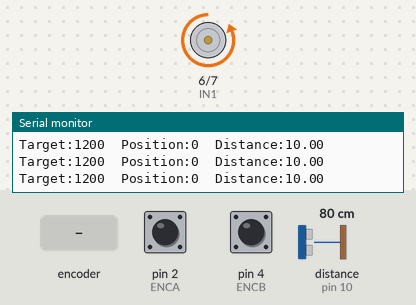
Bench run of a sketch on a simulated Arduino Uno, built with avr-gcc and run on an emulated ATmega328P. On the bench: motor-driver pin pairs drawn as motors (green arrow = first pin HIGH = forward, orange = second pin HIGH = backward, longer = more drive, scaled by the enable pin), the last lines printed to the serial monitor. Wiring (inferred from the names in the program): ultrasonic range finder: trigger pin 9; echo pin 10. The test bench sets the inputs (shaded band); at power-on: distance to the obstacle (sensor on pin 10) 80 cm, pin 2 (ENCA) HIGH, pin 4 (ENCB) HIGH. The echo pulse lasts 58.3 µs per cm.

Above: at 1.2 s.
1.3 s: distance to the obstacle (sensor on pin 10) set to 2 cm
At 2.3 s:
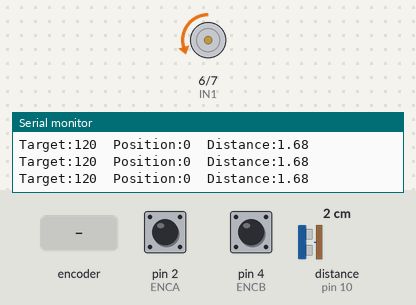
2.8 s: rotary encoder on pin 2 (ENCA) / pin 4 (ENCB) turned 1 step (first pin leading)
At 3.3 s:
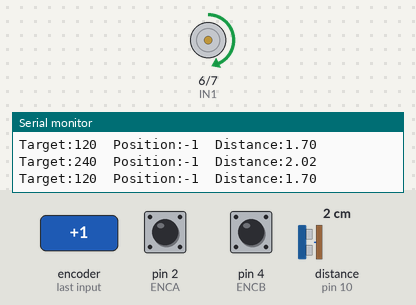
6.0 s: rotary encoder on pin 2 (ENCA) / pin 4 (ENCB) turned 2 steps (second pin leading)
9.4 s: distance to the obstacle (sensor on pin 10) set to 4 cm
At 9.9 s:
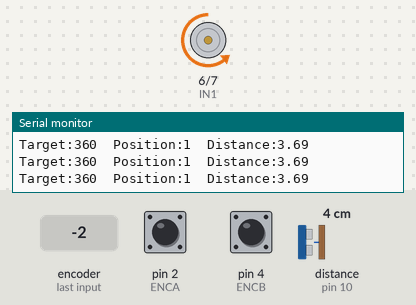
10.9 s: distance to the obstacle (sensor on pin 10) set to 2 cm
At 12.1 s:
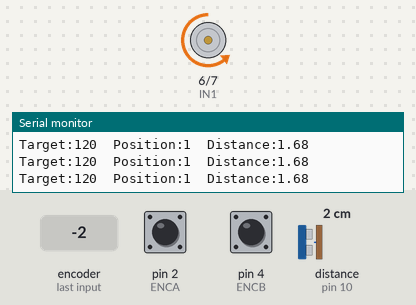
12.4 s: distance to the obstacle (sensor on pin 10) set to 9 cm
At 13.0 s:
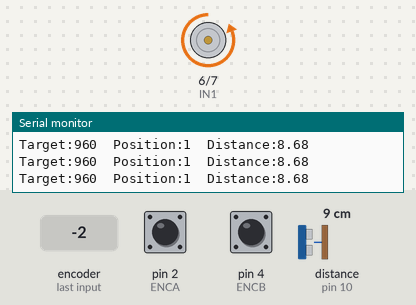
Timing chart, 0 to 14.9 s (numbered marks = the images above; inputs shaded):
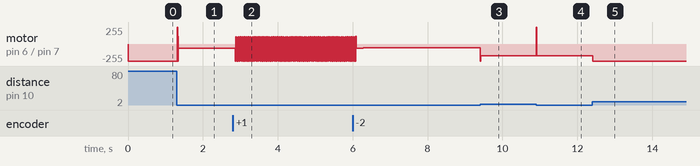

Measured:
- after the input at 1.3 s, motor on pin 6 (IN1) / pin 7 (IN2): backward 255/255 → backward 60/255 at once
- after the input at 2.8 s, motor on pin 6 (IN1) / pin 7 (IN2): backward 60/255 → backward 61/255 after 0.05 s, then repeats every 0.04 s: backward 255/255 0.01 s, forward 112/255 0.01 s, backward 60/255 0.01 s
- after the input at 9.4 s, motor on pin 6 (IN1) / pin 7 (IN2): backward 59/255 → backward 179/255 at once
- after the input at 10.9 s, motor on pin 6 (IN1) / pin 7 (IN2): backward 179/255 → forward 255/255 at once, → backward 179/255 0.01 s later
- after the input at 12.4 s, motor on pin 6 (IN1) / pin 7 (IN2): backward 179/255 → backward 255/255 at once

The sketch:

curtaincode.ino
```cpp
#include <util/atomic.h>
#include <math.h>


// PINS (WIRING)

const int TRIG = 9;
const int ECHO = 10;

const int ENCA = 2;   // Encoder A (must be interrupt pin on UNO: 2 or 3)
const int ENCB = 4;   // Encoder B

const int PWM  = 5;   // PWM pin (motor speed)
const int IN1  = 6;   // Motor driver direction pin 1
const int IN2  = 7;   // Motor driver direction pin 2


// Encoder position variable

volatile long posi = 0;   // position (encoder counts)


// PID variables
float kp = 0.5;
float kd = 0.017;
float ki = 0.0;

float eintegral = 0.0;
float ePrev = 0.0;

// Timing
long prevT = 0;

// Target range
const int TARGET_MIN = 0;
const int TARGET_MAX = 1200;

// 5) Encoder ISR (position tracking)

void readEncoder() {
  int b = digitalRead(ENCB);
  if (b > 0) posi++;
  else       posi--;
}

// Motor control helper
// dir: +1 forward, -1 reverse
// pwr: 0..255
void setMotor(int dir, int pwr, int pwmPin, int in1Pin, int in2Pin) {
  pwr = constrain(pwr, 0, 255);

  analogWrite(pwmPin, pwr);

  if (dir >= 0) {
    digitalWrite(in1Pin, HIGH);
    digitalWrite(in2Pin, LOW);
  } else {
    digitalWrite(in1Pin, LOW);
    digitalWrite(in2Pin, HIGH);
  }
}


// 1) Ultrasonic distance (cm)

float getDistance() {
  digitalWrite(TRIG, LOW);
  delayMicroseconds(2);
  digitalWrite(TRIG, HIGH);
  delayMicroseconds(10);
  digitalWrite(TRIG, LOW);

  // pulseIn timeout to avoid blocking forever (e.g., 30ms)
  long duration = pulseIn(ECHO, HIGH, 30000);

  // Convert microseconds to cm: speed of sound ~0.0343 cm/us
  float distance = (duration * 0.0343) / 2.0;
  return distance;
}

void setup() {
  pinMode(TRIG, OUTPUT);
  pinMode(ECHO, INPUT);

  pinMode(ENCA, INPUT_PULLUP);
  pinMode(ENCB, INPUT_PULLUP);

  pinMode(PWM, OUTPUT);
  pinMode(IN1, OUTPUT);
  pinMode(IN2, OUTPUT);

  // Encoder interrupt on ENCA
  attachInterrupt(digitalPinToInterrupt(ENCA), readEncoder, RISING);

  Serial.begin(115200);

  prevT = micros();
}

void loop() {

  // 6) Real-time processing

  long currT = micros();
  float deltaT = ((float)(currT - prevT)) / (1.0e6);
  prevT = currT;


  // Read position safely (atomic)

  long pos = 0;
  ATOMIC_BLOCK(ATOMIC_RESTORESTATE) {
    pos = posi;
  }


  // 2) Distance -> Target mapping

  float distance = getDistance();                 // cm
  distance = constrain(distance, 0, 10);          // only 0–10 cm range

  int target = map((int)distance, 0, 10, TARGET_MIN, TARGET_MAX);
  target = constrain(target, TARGET_MIN, TARGET_MAX);


  // 3) PID control

  float e = (float)(pos - target);
  float dedt = (e - ePrev) / deltaT;
  eintegral += e * deltaT;

  float u = kp * e + kd * dedt + ki * eintegral;
  ePrev = e;


  // 4) Motor control

  float pwr_f = fabs(u);
  if (pwr_f > 255) pwr_f = 255;

  int dir = 1;
  if (u < 0) dir = -1;

  setMotor(dir, (int)pwr_f, PWM, IN1, IN2);


  // 7) Serial Plotter output

  Serial.print("Target:");
  Serial.print(target);
  Serial.print("\t");

  Serial.print("Position:");
  Serial.print(pos);
  Serial.print("\t");

  Serial.print("Distance:");
  Serial.println(distance);

  delay(10); // small delay for stability (optional)
}
```
